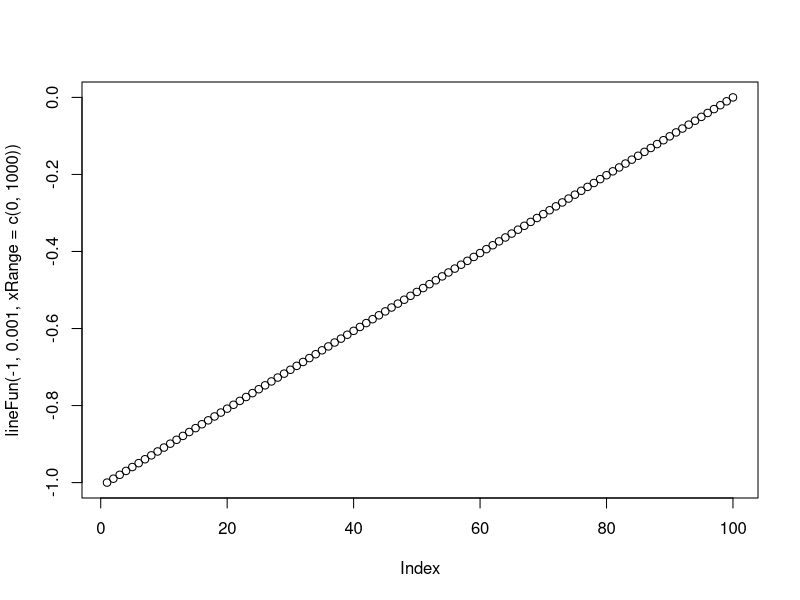
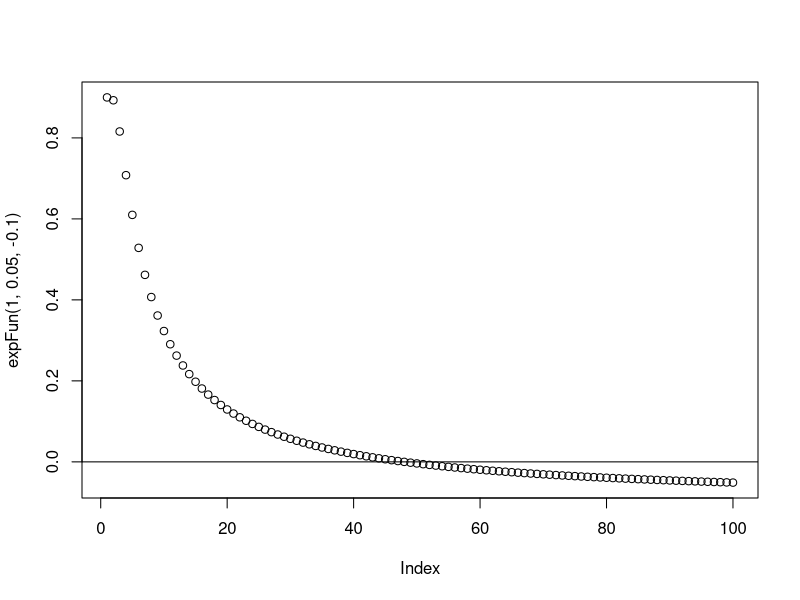
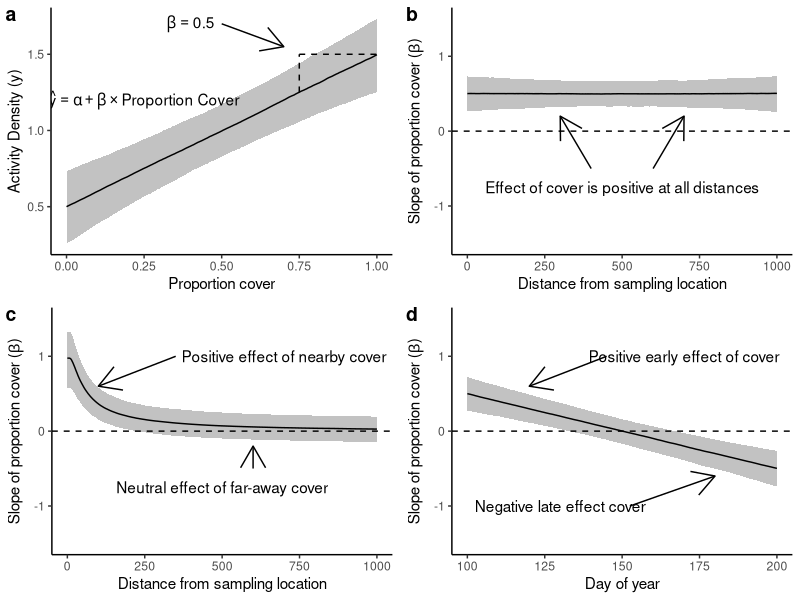

Reproduce these figures in R, in order.
# EXAMPLES OF FUNCTIONAL REGRESSION PLOTS
# USED FOR BOX 1 IN PAPER, EXPLAINING HOW TO INTERPRET FUNCTIONAL REGRESSION PLOTS
# SR FALL 2020

# Load everything ---------------------------------------------------------
library(tidyverse)
library(ggpubr)
theme_set(theme_classic()) #Classic theme

#Functions to simulate

#Line
lineFun <- function(int,slope,xRange=c(-1,1),n=100){
  x <- seq(min(xRange),max(xRange),length.out=n)
  y <- int + slope*x
  return(y)
}
plot(lineFun(-1,0.001,xRange=c(0,1000))) #Works

#Exponential
expFun <- function(a,b,d,xRange=c(0,1),n=100){
  x <- seq(min(xRange),max(xRange),length.out=n)
  y <- a*(1-exp(-b/x))+d
  return(y)
}
plot(expFun(1,0.05,-0.1)); abline(h=0)

#Set seed
set.seed(1)

#Positively sloped line
p1 <- apply(mapply(lineFun,int=rnorm(1000,1,0.1),slope=rnorm(1000,0.5,0.1),MoreArgs=list(n=1000)),
      1,function(x) quantile(x,c(0.05,0.5,0.95))) %>% t(.) %>% 
  data.frame(x=seq(0,1,length.out=length(.[,1])),.) %>% 
  rename(lwr=`X5.`,med=`X50.`,upr=`X95.`) %>% 
  ggplot(aes(x,med))+geom_ribbon(aes(ymax=upr,ymin=lwr),alpha=0.3)+
  geom_line()+
  labs(y='Activity Density (y)',x='Proportion cover')+#ylim(-1.5,1.5)+
  annotate('segment',x=0.75,xend=0.75,y=0.5+0.75,yend=0.5+1,linetype='dashed')+
  annotate('segment',x=0.75,xend=1,y=0.5+1,yend=0.5+1,linetype='dashed')+
  annotate('segment',x=0.5,xend=0.7,y=0.7+1,yend=0.55+1,arrow=arrow())+
  annotate('text',x=0.4,y=1.7,label='beta == 0.5',parse=TRUE)+
  annotate('text',x=0.25,y=1.2,label='hat(y) == alpha + beta %*% Proportion~Cover',parse=TRUE)
  
#Actual function: y = -0.5 + 1 * x
#Inverse: x + 0.5 = y

#Flat line
p2 <- apply(mapply(lineFun,int=rnorm(1000,0.5,0.1),slope=rnorm(1000,0,0.1),MoreArgs=list(n=1000)),
            1,function(x) quantile(x,c(0.05,0.5,0.95))) %>% t(.) %>% 
  data.frame(x=seq(0,1000,length.out=length(.[,1])),.) %>% 
  rename(lwr=`X5.`,med=`X50.`,upr=`X95.`) %>% 
  ggplot(aes(x,med))+geom_ribbon(aes(ymax=upr,ymin=lwr),alpha=0.3)+
  geom_line()+geom_hline(yintercept=0,linetype='dashed')+
  annotate('text',x=500,y=-0.75,label='Effect of cover is positive at all distances')+
  annotate('segment',x=400,xend=300,y=-0.5,yend=0.2,arrow=arrow())+
  annotate('segment',x=600,xend=700,y=-0.5,yend=0.2,arrow=arrow())+
  labs(x='Distance from sampling location',y=expression(paste('Slope of proportion cover (',beta,')')))+ylim(-1.5,1.5)

#Exponential
p3 <- apply(mapply(expFun,a=rnorm(1000,1,0.2),b=rnorm(1000,0.05,0.002),d=rnorm(1000,-0.02,0.1),MoreArgs=list(n=1000)),
            1,function(x) quantile(x,c(0.05,0.5,0.95))) %>% t(.) %>% 
  data.frame(x=seq(0,1000,length.out=length(.[,1])),.) %>% 
  rename(lwr=`X5.`,med=`X50.`,upr=`X95.`) %>% 
  ggplot(aes(x,med))+geom_ribbon(aes(ymax=upr,ymin=lwr),alpha=0.3)+
  geom_line()+geom_hline(yintercept=0,linetype='dashed')+
  annotate('text',x=700,y=1,label='Positive effect of nearby cover')+
  annotate('segment',x=350,xend=100,y=1,yend=0.6,arrow=arrow())+
  annotate('text',x=500,y=-0.75,label='Neutral effect of far-away cover')+
  annotate('segment',x=600,xend=600,y=-0.5,yend=-0.2,arrow=arrow())+
  labs(x='Distance from sampling location',y=expression(paste('Slope of proportion cover (',beta,')')))+ylim(-1.5,1.5)

#Negatively sloped line
p4 <- apply(mapply(lineFun,int=rnorm(1000,0,0.1),slope=rnorm(1000,-0.5,0.1),MoreArgs=list(n=1000)),
      1,function(x) quantile(x,c(0.05,0.5,0.95))) %>% t(.) %>% 
  data.frame(x=seq(0,1000,length.out=length(.[,1])),.) %>% 
  rename(lwr=`X5.`,med=`X50.`,upr=`X95.`) %>% 
  ggplot(aes(x,med))+geom_ribbon(aes(ymax=upr,ymin=lwr),alpha=0.3)+
  geom_line()+geom_hline(yintercept=0,linetype='dashed')+
  annotate('text',x=700,y=1,label='Positive early effect of cover')+
  annotate('segment',x=450,xend=200,y=1,yend=0.6,arrow=arrow())+
  annotate('text',x=300,y=-1,label='Negative late effect cover')+
  annotate('segment',x=525,xend=800,y=-1,yend=-0.6,arrow=arrow())+
  scale_x_continuous(breaks=seq(0,1000,250),labels=seq(100,200,25))+
  labs(x='Day of year',y=expression(paste('Slope of proportion cover (',beta,')')))+ylim(-1.5,1.5)

pAll <- ggarrange(p1,p2,p3,p4,labels=letters[1:4],nrow=2,ncol=2) #Plot spatial/temporal effects
ggsave('./figures/frExample.png',pAll,height=8,width=10)
